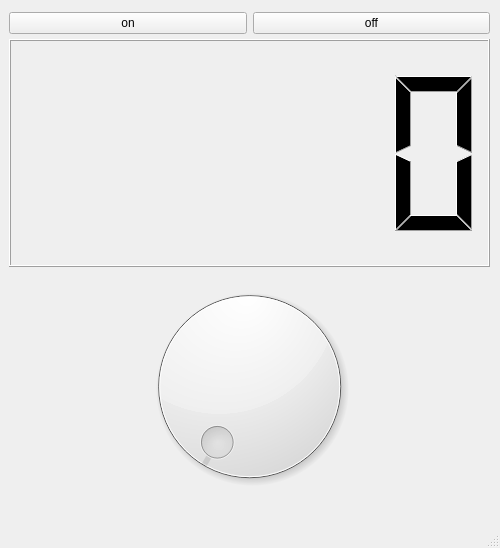
<?xml version="1.0" encoding="UTF-8"?>
<ui version="4.0">
 <class>MainWindow</class>
 <widget class="QMainWindow" name="MainWindow">
  <property name="geometry">
   <rect>
    <x>0</x>
    <y>0</y>
    <width>500</width>
    <height>548</height>
   </rect>
  </property>
  <property name="minimumSize">
   <size>
    <width>500</width>
    <height>0</height>
   </size>
  </property>
  <property name="maximumSize">
   <size>
    <width>500</width>
    <height>16777215</height>
   </size>
  </property>
  <property name="windowTitle">
   <string>MainWindow</string>
  </property>
  <widget class="QWidget" name="centralwidget">
   <widget class="QWidget" name="verticalLayoutWidget">
    <property name="geometry">
     <rect>
      <x>9</x>
      <y>39</y>
      <width>481</width>
      <height>461</height>
     </rect>
    </property>
    <layout class="QVBoxLayout" name="verticalLayout">
     <item>
      <widget class="QLCDNumber" name="lcdNumber"/>
     </item>
     <item>
      <widget class="QDial" name="dial"/>
     </item>
    </layout>
   </widget>
   <widget class="QWidget" name="horizontalLayoutWidget">
    <property name="geometry">
     <rect>
      <x>9</x>
      <y>10</y>
      <width>481</width>
      <height>26</height>
     </rect>
    </property>
    <layout class="QHBoxLayout" name="horizontalLayout_2">
     <item>
      <widget class="QPushButton" name="onBtn">
       <property name="text">
        <string>on</string>
       </property>
      </widget>
     </item>
     <item>
      <widget class="QPushButton" name="offBtn">
       <property name="text">
        <string>off</string>
       </property>
      </widget>
     </item>
    </layout>
   </widget>
  </widget>
  <widget class="QMenuBar" name="menubar">
   <property name="geometry">
    <rect>
     <x>0</x>
     <y>0</y>
     <width>500</width>
     <height>22</height>
    </rect>
   </property>
  </widget>
  <widget class="QStatusBar" name="statusbar"/>
 </widget>
 <resources/>
 <connections>
  <connection>
   <sender>offBtn</sender>
   <signal>clicked()</signal>
   <receiver>MainWindow</receiver>
   <slot>ledOFF()</slot>
   <hints>
    <hint type="sourcelabel">
     <x>323</x>
     <y>50</y>
    </hint>
    <hint type="destinationlabel">
     <x>433</x>
     <y>102</y>
    </hint>
   </hints>
  </connection>
  <connection>
   <sender>dial</sender>
   <signal>valueChanged(int)</signal>
   <receiver>MainWindow</receiver>
   <slot>setDial(int)</slot>
   <hints>
    <hint type="sourcelabel">
     <x>166</x>
     <y>385</y>
    </hint>
    <hint type="destinationlabel">
     <x>43</x>
     <y>529</y>
    </hint>
   </hints>
  </connection>
  <connection>
   <sender>onBtn</sender>
   <signal>clicked()</signal>
   <receiver>MainWindow</receiver>
   <slot>ledON()</slot>
   <hints>
    <hint type="sourcelabel">
     <x>124</x>
     <y>43</y>
    </hint>
    <hint type="destinationlabel">
     <x>146</x>
     <y>28</y>
    </hint>
   </hints>
  </connection>
 </connections>
 <slots>
  <slot>ledOFF()</slot>
  <slot>setDial(int)</slot>
  <slot>ledON()</slot>
 </slots>
</ui>
